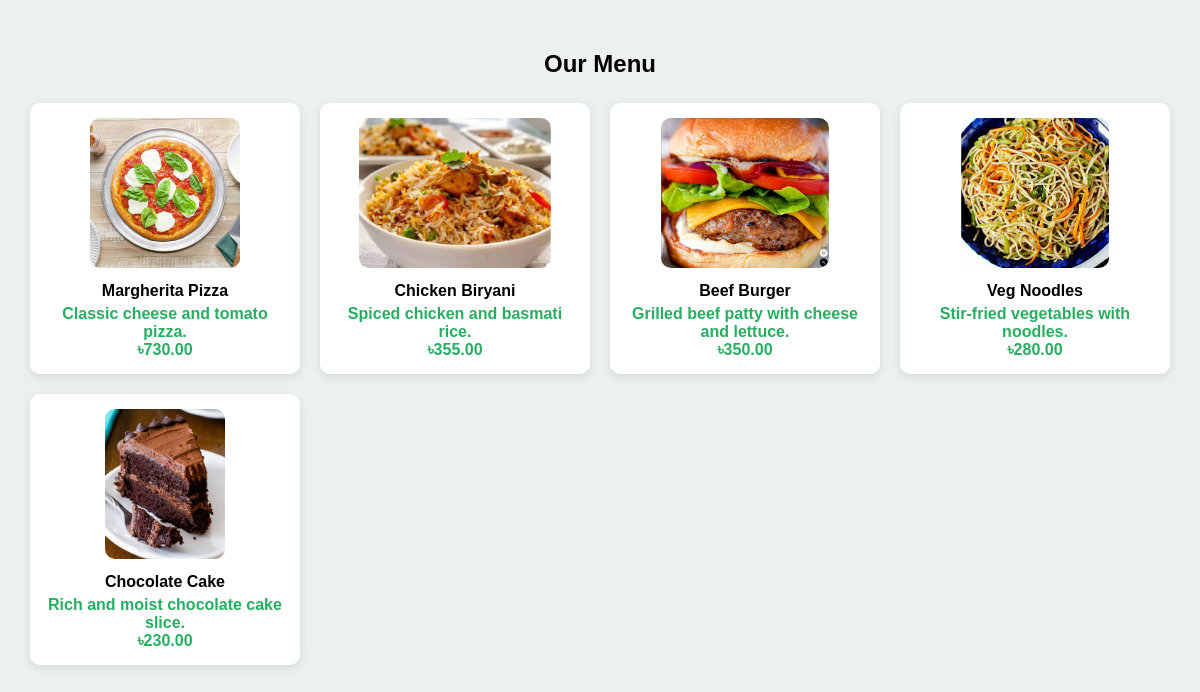
The app's page /view_menu.php (signed in) with its own data.
### tables this page shows
CREATE TABLE `menu` (
  `id` int(11) NOT NULL,
  `item_name` varchar(100) NOT NULL,
  `description` text DEFAULT NULL,
  `price` decimal(10,2) NOT NULL,
  `image_url` varchar(255) DEFAULT NULL
);

### view_menu.php (the view, shortened to what this page needs)
<?php
include 'db.php';
$result = mysqli_query($conn, "SELECT * FROM menu");
?>
<!DOCTYPE html>
<html>
<head>
</head>
<body>
    <h2>Our Menu</h2>
    <form action="order_summary.php" method="post">
        <div class="menu-container">
            <?php while ($row = mysqli_fetch_assoc($result)) { ?>
                <div class="card">
                    <img src="<?= htmlspecialchars($row['image_url']); ?>" alt="<?= htmlspecialchars($row['item_name']); ?>">
                    <h4><?= htmlspecialchars($row['item_name']); ?></h4>
                    <p><?= htmlspecialchars($row['description']); ?></p>
                    <p>৳<?= number_format($row['price'], 2); ?></p>
                </div>
            <?php } ?>
        </div>
    </form>
</body>
</html>

### view_menu.php (style rules this page uses)
body { font-family: Arial, sans-serif; background: #ecf0f1; margin: 0; padding: 30px; }
h2 { text-align: center; margin-bottom: 25px; }
.menu-container { display: grid; grid-template-columns: repeat(auto-fit, minmax(250px, 1fr)); gap: 20px; }
.card { background: white; border-radius: 10px; box-shadow: 0 3px 10px rgba(0,0,0,0.1); padding: 15px; text-align: center; }
.card img { max-width: 100%; height: 150px; border-radius: 10px; object-fit: cover; }
.card h4 { margin: 10px 0 5px 0; }
.card p { margin: 0; font-weight: bold; color: #27ae60; }

### records on screen
menu: image_url (picture), item_name "Margherita Pizza", description "Classic cheese and tomato pizza.", price "730.00"
menu: image_url (picture), item_name "Chicken Biryani", description "Spiced chicken and basmati rice.", price "355.00"
menu: image_url (picture), item_name "Beef Burger", description "Grilled beef patty with cheese and lettuce.", price "350.00"
menu: image_url (picture), item_name "Veg Noodles", description "Stir-fried vegetables with noodles.", price "280.00"
menu: image_url (picture), item_name "Chocolate Cake", description "Rich and moist chocolate cake slice.", price "230.00"
